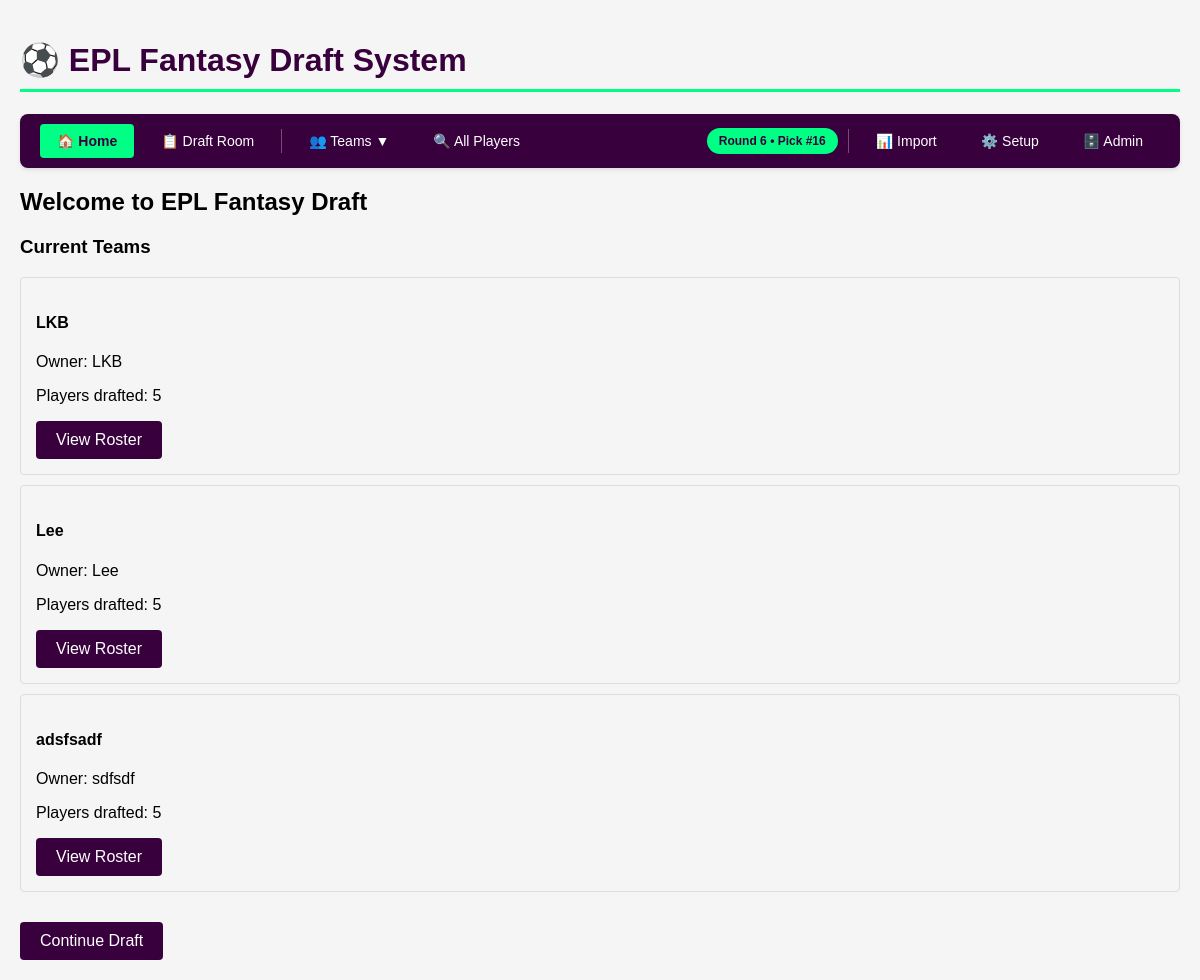
Before: / with the older database file.
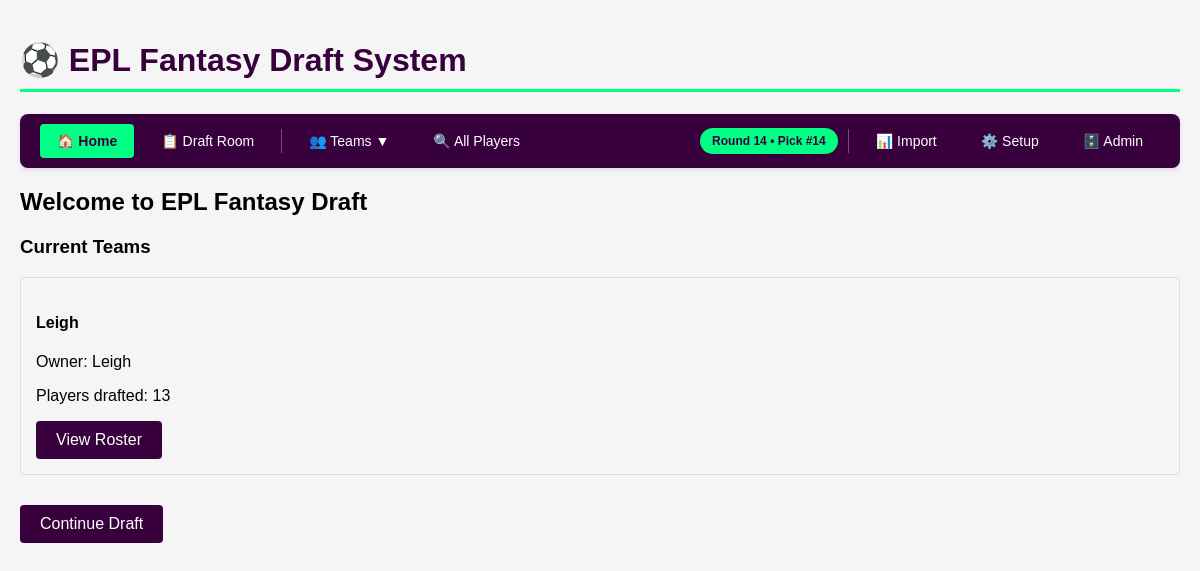
After: the same page with the newer database file.
### app.py (models this page shows, shortened)
class Draft(db.Model):
    id = db.Column(db.Integer, primary_key=True)
    current_pick = db.Column(db.Integer, default=1)
    current_team_index = db.Column(db.Integer, default=0)
    total_teams = db.Column(db.Integer)
    is_active = db.Column(db.Boolean, default=True)
    draft_order = db.Column(db.Text)  # JSON string of team IDs
    is_snake_draft = db.Column(db.Boolean, default=True)  # New field!
    @property
    def current_round(self):
        if self.total_teams == 0:
            return 1
        return ((self.current_pick - 1) // self.total_teams) + 1

class DraftTeam(db.Model):
    id = db.Column(db.Integer, primary_key=True)
    name = db.Column(db.String(100), nullable=False)
    owner = db.Column(db.String(100), nullable=False)
    players = db.relationship('Player', backref='draft_team', lazy=True)

### app.py (the view)
@app.route('/')
def index():
    teams = DraftTeam.query.all()
    draft = Draft.query.first()
    return render_template('index.html', teams=teams, draft=draft)

### templates/index.html
{% extends "base.html" %}
{% block content %}
<h2>Welcome to EPL Fantasy Draft</h2>
{% if teams %}
    <h3>Current Teams</h3>
    <div class="teams-list">
        {% for team in teams %}
        <div class="team-card" style="border: 1px solid #ddd; padding: 15px; margin: 10px 0; border-radius: 4px;">
            <h4>{{ team.name }}</h4>
            <p>Owner: {{ team.owner }}</p>
            <p>Players drafted: {{ team.players|length }}</p>
            <a href="{{ url_for('view_team', team_id=team.id) }}" class="btn">View Roster</a>
        </div>
        {% endfor %}
    </div>
    {% if draft and draft.is_active %}
        <a href="{{ url_for('draft') }}" class="btn" style="margin-top: 20px;">Continue Draft</a>
    {% endif %}
{% else %}
    <p>No teams created yet.</p>
    <a href="{{ url_for('setup') }}" class="btn">Start New Draft</a>
{% endif %}
{% endblock %}

### templates/base.html (shortened to what this page needs)
<!DOCTYPE html>
<html>
<head>
</head>
<h1>⚽ EPL Fantasy Draft System</h1>
<nav>
    <div class="nav-container">
        <div class="nav-left">
            <a href="{{ url_for('index') }}" class="nav-btn {% if request.endpoint == 'index' %}active{% endif %}">
                🏠 Home
            </a>
            {% if draft and draft.is_active %}
                <a href="{{ url_for('draft') }}" class="nav-btn {% if request.endpoint == 'draft' %}active{% endif %}">
                    📋 Draft Room
                </a>
            {% endif %}
            <div style="position: relative;">
                <button onclick="toggleTeamMenu()" class="nav-btn">
                    👥 Teams ▼
                </button>
            </div>
            <a href="{{ url_for('admin_players') }}" class="nav-btn {% if request.endpoint == 'admin_players' %}active{% endif %}">
                🔍 All Players
            </a>
        </div>
        <div class="nav-right">
            {% if draft and draft.is_active %}
                <span class="draft-status">
                    Round {{ draft.current_round }} • Pick #{{ draft.current_pick }}
                </span>
            {% endif %}
            <a href="{{ url_for('import_excel') }}" class="nav-btn">
                📊 Import
            </a>
            <a href="{{ url_for('setup') }}" class="nav-btn">
                ⚙️ Setup
            </a>
            <a href="{{ url_for('admin_database') }}" class="nav-btn">
                🗄️ Admin
            </a>
        </div>
    </div>
</nav>
{% block content %}{% endblock %}
</html>

### templates/base.html (style rules this page uses)
h1 { color: #38003c; border-bottom: 3px solid #00ff85; padding-bottom: 10px; }
.btn { background-color: #38003c; color: white; padding: 10px 20px; border: none; border-radius: 4px; cursor: pointer; text-decoration: none; display: inline-block; }
nav { background-color: #38003c; padding: 0; margin: 0 0 20px 0; border-radius: 8px; overflow: hidden; box-shadow: 0 2px 4px rgba(0,0,0,0.1); }
.nav-container { display: flex; justify-content: space-between; align-items: center; padding: 10px 20px; }
.nav-left { display: flex; gap: 10px; align-items: center; }
.nav-right { display: flex; gap: 10px; align-items: center; }
.nav-btn { background-color: transparent; color: white; padding: 8px 16px; border: 1px solid transparent; border-radius: 4px; cursor: pointer; text-decoration: none; display: inline-flex; align-items: center; gap: 5px; transition: all 0.2s; font-size: 14px; }
.nav-btn.active { background-color: #00ff85; color: #38003c; font-weight: bold; }
.draft-status { background-color: #00ff85; color: #38003c; padding: 6px 12px; border-radius: 20px; font-size: 12px; font-weight: bold; }

Changed rows visible on the page:
removed DraftTeam: name "LKB", owner "LKB", players|length "5"
removed DraftTeam: name "Lee", owner "Lee", players|length "5"
removed DraftTeam: name "adsfsadf", owner "sdfsdf", players|length "5"
changed Draft: current_round "6" → "14"; current_pick "16" → "14"
added DraftTeam: name "Leigh", owner "Leigh", players|length "13"
